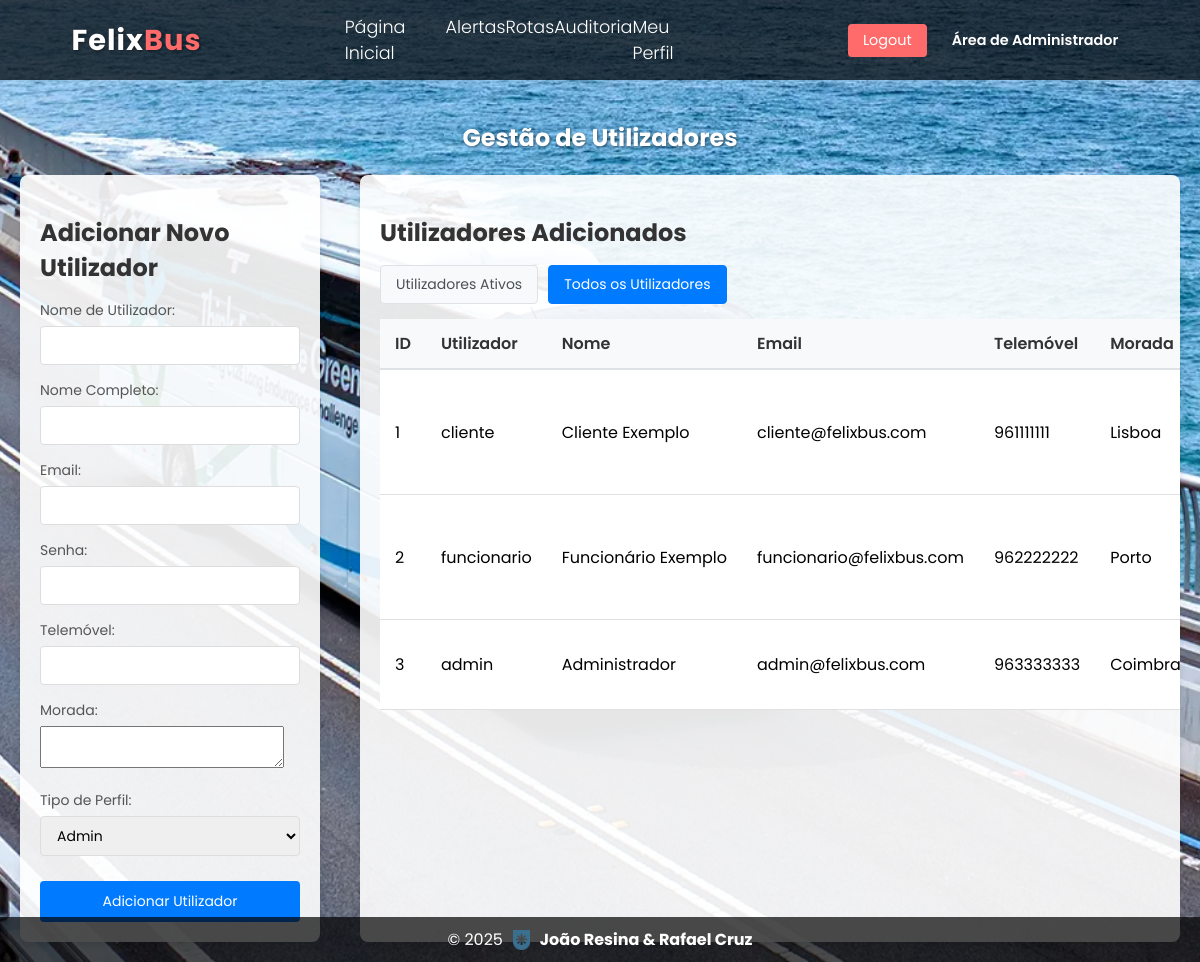
Screenshot of /paginas/gerir_utilizadores.php?mostrar_inativos=1 (signed in) with the database file from the repository.
### tables this page shows
CREATE TABLE utilizadores (
    id INT AUTO_INCREMENT PRIMARY KEY,
    user VARCHAR(20) UNIQUE NOT NULL,  
    pwd VARCHAR(255) NOT NULL,  
    nome VARCHAR(100) NOT NULL,
    email VARCHAR(150) UNIQUE NOT NULL,
    telemovel VARCHAR(20) NOT NULL,
    morada TEXT NOT NULL,
    tipo_perfil INT NOT NULL DEFAULT 4,  
    FOREIGN KEY (tipo_perfil) REFERENCES perfis(id)
);

### paginas/gerir_utilizadores.php (the view, shortened to what this page needs)
<?php
if (mysqli_num_rows(mysqli_query($conn, "SHOW COLUMNS FROM utilizadores LIKE 'ativo'")) == 0) {
    mysqli_query($conn, "ALTER TABLE utilizadores ADD ativo TINYINT(1) NOT NULL DEFAULT 1");
}
$mostrar_inativos = isset($_GET['mostrar_inativos']) ? (int)$_GET['mostrar_inativos'] : 0;
$perfis = [];
$result_perfis = mysqli_query($conn, "SELECT * FROM perfis ORDER BY id ASC");
while ($row = mysqli_fetch_assoc($result_perfis)) {
    $perfis[$row['id']] = $row['descricao'];
}
$sql = "SELECT u.*, p.descricao as perfil_nome
        FROM utilizadores u
        JOIN perfis p ON u.tipo_perfil = p.id";
$sql .= " ORDER BY u.id ASC";
$utilizadores = mysqli_query($conn, $sql);
?>
<!DOCTYPE html>
<html lang="pt">
<head>
    <link rel="stylesheet" href="gerir_utilizadores.css">
</head>
<body>
    <nav>
        <div class="logo">
            <h1>Felix<span>Bus</span></h1>
        </div>
        <div class="links">
            <div class="link"> <a href="pg_admin.php">Página Inicial</a></div>
            <div class="link"> <a href="gerir_alertas.php">Alertas</a></div>
            <div class="link"> <a href="gerir_rotas.php">Rotas</a></div>
            <div class="link"> <a href="auditoria_transacoes.php">Auditoria</a></div>
            <div class="link"> <a href="perfil_admin.php">Meu Perfil</a></div>
        </div>
        <div class="buttons">
            <div class="btn"><a href="logout.php"><button>Logout</button></a></div>
            <div class="btn-admin">Área de Administrador</div>
        </div>
    </nav>
    <section>
        <h1>Gestão de Utilizadores</h1>
        <div class="container">
            <div class="form-container">
                <h2>Adicionar Novo Utilizador</h2>
                <form method="post" action="gerir_utilizadores.php">
                    <div class="form-group">
                        <label for="user">Nome de Utilizador:</label>
                        <input type="text" id="user" name="user" required>
                    </div>
                    <div class="form-group">
                        <label for="nome">Nome Completo:</label>
                        <input type="text" id="nome" name="nome" required>
                    </div>
                    <div class="form-group">
                        <label for="email">Email:</label>
                        <input type="email" id="email" name="email" required>
                    </div>
                    <div class="form-group">
                        <label for="pwd">Senha:</label>
                        <input type="password" id="pwd" name="pwd" required>
                    </div>
                    <div class="form-group">
                        <label for="telemovel">Telemóvel:</label>
                        <input type="text" id="telemovel" name="telemovel" required>
                    </div>
                    <div class="form-group">
                        <label for="morada">Morada:</label>
                        <textarea id="morada" name="morada" required></textarea>
                    </div>
                    <div class="form-group">
                        <label for="tipo_perfil">Tipo de Perfil:</label>
                        <select id="tipo_perfil" name="tipo_perfil" required>
                            <?php foreach ($perfis as $id => $descricao): ?>
                                <option value="<?php echo $id; ?>"><?php echo ucfirst($descricao); ?></option>
                            <?php endforeach; ?>
                        </select>
                    </div>
                    <button type="submit" name="adicionar">Adicionar Utilizador</button>
                </form>
            </div>
            <div class="table-container">
                <h2>Utilizadores Adicionados</h2>
                <div class="filtro-container">
                    <a href="?mostrar_inativos=0" class="filtro-btn <?php echo !$mostrar_inativos ? 'active' : ''; ?>">Utilizadores Ativos</a>
                    <a href="?mostrar_inativos=1" class="filtro-btn <?php echo $mostrar_inativos ? 'active' : ''; ?>">Todos os Utilizadores</a>
                </div>
                <table class="utilizadores-table">
                    <thead>
                        <tr>
                            <th>ID</th>
                            <th>Utilizador</th>
                            <th>Nome</th>
                            <th>Email</th>
                            <th>Telemóvel</th>
                            <th>Morada</th>
                        </tr>
                    </thead>
                    <tbody>
                        <?php while ($utilizador = mysqli_fetch_assoc($utilizadores)): ?>
                            <tr class="<?php echo isset($utilizador['ativo']) && !$utilizador['ativo'] ? 'utilizador-inativo' : ''; ?>">
                                <td><?php echo $utilizador['id']; ?></td>
                                <td><?php echo htmlspecialchars($utilizador['user']); ?></td>
                                <td><?php echo htmlspecialchars($utilizador['nome']); ?></td>
                                <td><?php echo htmlspecialchars($utilizador['email']); ?></td>
                                <td><?php echo htmlspecialchars($utilizador['telemovel']); ?></td>
                                <td><?php echo htmlspecialchars($utilizador['morada']); ?></td>
                            </tr>
                        <?php endwhile; ?>
                    </tbody>
                </table>
            </div>
        </div>
    </section>
     <footer>
        © <?php echo date("Y"); ?> <img src="estcb.png" alt="ESTCB"> <span>João Resina & Rafael Cruz</span>
    </footer>
</body>
</html>

### paginas/gerir_utilizadores.css (style rules this page uses)
* { padding: 0; margin: 0; font-family: 'Poppins', sans-serif; box-sizing: border-box; }
body { width: 100%; min-height: 100vh; background-image: url(fundo.png); background-position: center; background-repeat: no-repeat; background-size: cover; }
nav { width: 100%; height: 10vh; display: flex; justify-content: space-around; align-items: center; color: white; background: rgba(0, 0, 0, 0.7); box-shadow: 0 0 15px rgba(255, 255, 255, 0.3); }
.logo { cursor: pointer; text-decoration: none !important; }
.logo h1 { color: white; font-size: 1.8rem; letter-spacing: 1px; }
.logo span { color: #ff6b6b; }
.links { display: flex; justify-content: space-between; width: 30%; }
.link a { color: white; text-decoration: none; font-size: 1.1rem; font-weight: 300; transition: all 0.3s ease; }
.buttons { display: flex; align-items: center; gap: 15px; }
.btn { display: flex; align-items: center; height: 100%; }
.btn a { text-decoration: none; height: 100%; display: flex; align-items: center; }
.btn button { background: #ff6b6b; color: white; border: none; border-radius: 4px; padding: 6px 15px; font-size: 0.9rem; cursor: pointer; transition: all 0.3s ease; }
.btn-admin { color: white; font-weight: 600; font-size: 0.9rem; display: flex; align-items: center; height: 100%; padding: 0 10px; transition: all 0.3s ease; }
section { padding: 20px; max-width: 1200px; margin: 0 auto; }
h1 { text-align: center; margin: 20px 0; color: white; text-shadow: 1px 1px 3px rgba(0, 0, 0, 0.5); }
h2 { margin: 20px 0 15px; color: #333; }
.container { display: flex; gap: 20px; padding: 0px; max-width: 100%; }
.form-container { flex: 0 0 300px; background-color: rgba(255, 255, 255, 0.9); padding: 20px; border-radius: 8px; box-shadow: 0 4px 6px rgba(0, 0, 0, 0.1); height: fit-content; }
.table-container { flex: 1; background-color: rgba(255, 255, 255, 0.9); padding: 20px; border-radius: 8px; box-shadow: 0 4px 6px rgba(0, 0, 0, 0.1); overflow-x: auto; margin-left: 20px; min-width: 800px; }
.form-group { margin-bottom: 15px; }
label { display: block; margin-bottom: 5px; color: #555; font-size: 14px; }
input[type="text"], input[type="email"], input[type="tel"], input[type="password"], select { width: 100%; padding: 8px 12px; border: 1px solid #ddd; border-radius: 4px; font-size: 14px; }
button[type="submit"] { width: 100%; padding: 10px; background-color: #007BFF; color: white; border: none; border-radius: 4px; cursor: pointer; font-size: 14px; margin-top: 10px; }
.utilizadores-table { width: 100%; border-collapse: collapse; margin-top: 10px; min-width: 900px; background-color: white; }
.utilizadores-table th, .utilizadores-table td { padding: 12px 15px; text-align: left; border-bottom: 1px solid #e0e0e0; white-space: nowrap; }
.utilizadores-table th { background-color: #f8f9fa; font-weight: 600; color: #333; border-bottom: 2px solid #dee2e6; }
.utilizadores-table th:nth-child(1), .utilizadores-table td:nth-child(1) { width: 5%; }
.utilizadores-table th:nth-child(2), .utilizadores-table td:nth-child(2) { width: 10%; }
.utilizadores-table th:nth-child(3), .utilizadores-table td:nth-child(3) { width: 15%; }
.utilizadores-table th:nth-child(4), .utilizadores-table td:nth-child(4) { width: 15%; }
.utilizadores-table th:nth-child(5), .utilizadores-table td:nth-child(5) { width: 10%; }
.utilizadores-table th:nth-child(6), .utilizadores-table td:nth-child(6) { width: 20%; }
.filtro-container { margin-bottom: 15px; display: flex; gap: 10px; }
.filtro-btn { padding: 8px 15px; background-color: #f8f9fa; border: 1px solid #dee2e6; border-radius: 4px; color: #495057; text-decoration: none; font-size: 14px; transition: all 0.2s ease; }
.filtro-btn.active { background-color: #007bff; color: white; border-color: #007bff; }
footer { position: fixed; bottom: 0; width: 100%; padding: 10px; text-align: center; color: white; background: rgba(0, 0, 0, 0.7); display: flex; justify-content: center; align-items: center; gap: 10px; }
footer span { font-weight: bold; }
footer img { height: 20px; width: auto; }

### rows the page displays
utilizadores: id "1", user "cliente", nome "Cliente Exemplo", email "cliente@felixbus.com", telemovel "961111111", morada "Lisboa"
utilizadores: id "2", user "funcionario", nome "Funcionário Exemplo", email "funcionario@felixbus.com", telemovel "962222222", morada "Porto"
utilizadores: id "3", user "admin", nome "Administrador", email "admin@felixbus.com", telemovel "963333333", morada "Coimbra"

### other values shown
form field tipo_perfil "Admin"
